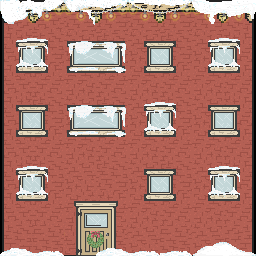

Rendered tile map (Tiled .tmx) drawn with the repository's tilesets; below, a short description and the map source with its tile grids summarised:
An orthogonal 8x8 tile map with 32x32 px tiles, 6 tile layers (Tile Layer 1, Tile Layer 2, Tile Layer 3, Tile Layer 5, ...), 2 tilesets.

<map version="1.0" orientation="orthogonal" renderorder="right-down" width="8" height="8" tilewidth="32" tileheight="32" nextobjectid="1">
 <tileset firstgid="1" name="testsprite" tilewidth="32" tileheight="32">
  <image source="../tiled/testsprite.png" width="640" height="640" />
 </tileset>
 <tileset firstgid="401" name="testspriteevil" tilewidth="32" tileheight="32">
  <image source="../tiled/testspriteevil.png" width="640" height="640" />
 </tileset>
 <layer name="Tile Layer 1" width="8" height="8">
  <data>[64 cells, 64 non-empty, 18 distinct tile ids]</data>
 </layer>
 <layer name="Tile Layer 2" width="8" height="8">
  <data>[64 cells, 48 non-empty, 12 distinct tile ids]</data>
 </layer>
 <layer name="Tile Layer 3" width="8" height="8">
  <data>[64 cells, 28 non-empty, 8 distinct tile ids]</data>
 </layer>
 <layer name="Tile Layer 5" width="8" height="8">
  <data>[64 cells, 8 non-empty, 2 distinct tile ids]</data>
 </layer>
 <layer name="Tile Layer 4" width="8" height="8">
  <data>[64 cells, 15 non-empty, 12 distinct tile ids]</data>
 </layer>
 <layer name="Tile Layer 6" width="8" height="8">
  <data>[64 cells, 2 non-empty, 2 distinct tile ids]</data>
 </layer>
</map>
